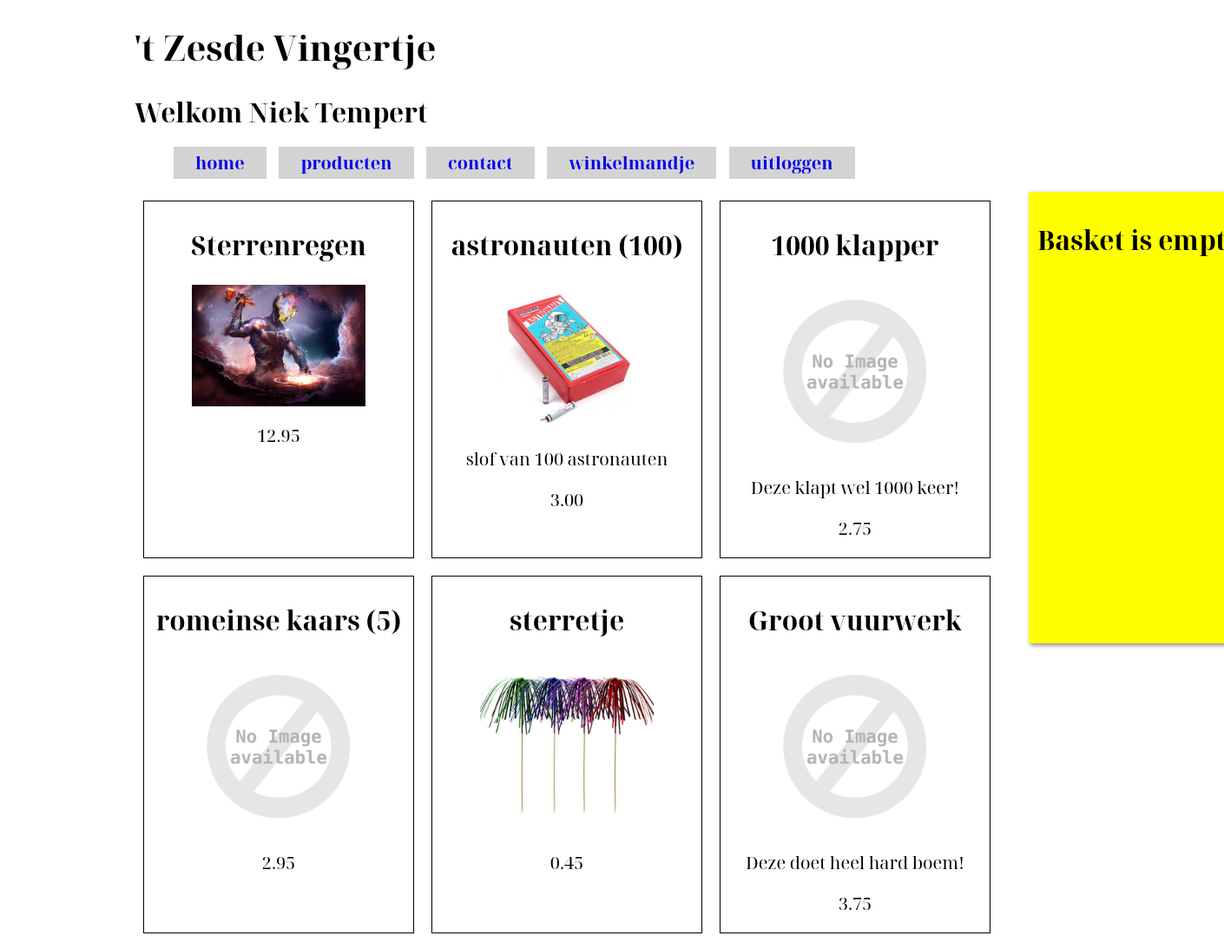
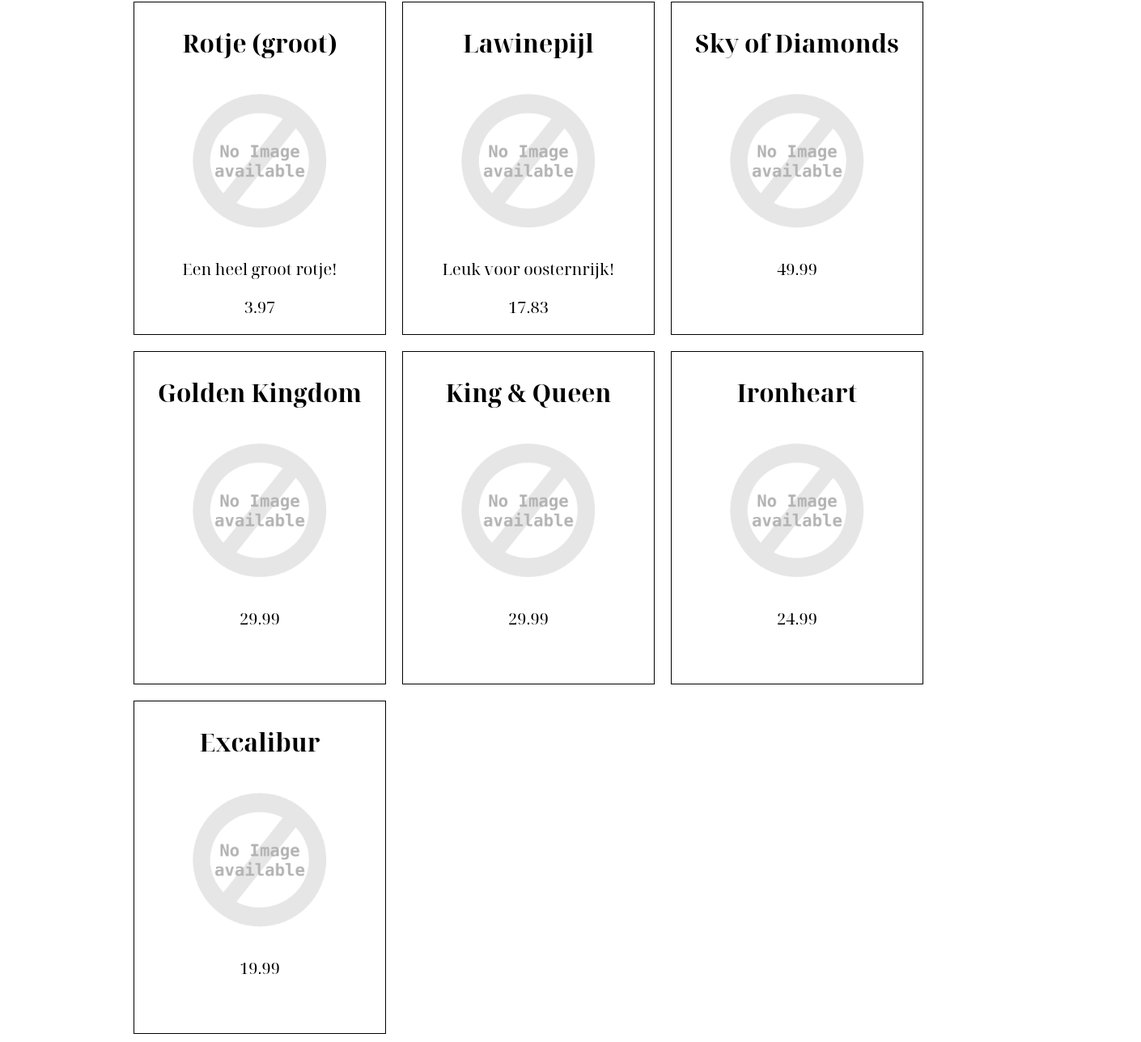
The page /products.php (signed in) on the database its author committed (2 pictures, top to bottom).
### tables this page shows
CREATE TABLE `artikel` (
  `artikelnummer` int(11) NOT NULL,
  `naam` varchar(50) NOT NULL,
  `omschrijving` varchar(250) DEFAULT NULL,
  `prijs` float NOT NULL,
  `deleted` tinyint(1) NOT NULL DEFAULT '0',
  `plaatje` varchar(100) DEFAULT NULL COMMENT 'Plaatje van dit soort vuurwerk'
);

### common/fireworks.php (the view, shortened to what this page needs)
<?php
require_once "database.php";
?>
<?php
function print_products($user_id = null)
{
	global $database;
	$sql = "SELECT artikelnummer, naam, omschrijving, ROUND(prijs,2) as prijs, plaatje FROM artikel";
	try
	{
		$stmt = $database->prepare($sql);
		if ($stmt->execute())
		{
			while (($record = $stmt->fetch(PDO::FETCH_ASSOC))!=null)
			{
				print_product_div($record, $user_id);
			}
		}
		else
		{
			echo "Database refuses to supply fireworks data.";
		}
	}
	catch (Exception $ex)
	{
		echo "Failed to read fireworks : ".$ex->getMessage();
	}
}
?>
<?php
function print_product_div($record, $user_id)
{
?>
	<div class="product" onclick="on_add_basket(<?=$record["artikelnummer"]?>, 1)">
		<h2><?=$record["naam"]?></h2>
<?php
	if ($record["plaatje"]!=null)
	{
?>
		<img src="images/<?=$record["plaatje"]?>" />
<?php
	}
	else
	{
?>
		<img src="images/no_image.png" />
<?php
	}
?>
		<p><?=$record['omschrijving']?></p>
		<span class="price"><?=$record["prijs"]?></span>
	</div>
<?php
}
?>

### products.php (shortened to what this page needs)
<?php
include "common/fireworks.php";
include "common/basket.php";
?>
	<div id="basket">
<?php
	print_basket();
?>
	</div>
<?php
print_products();
?>
</body>
</html>

### common/basket.php (shortened to what this page needs)
<?php
function print_basket()
{
	if (array_key_exists("basket", $_SESSION))
	{
		$content = false;
		foreach ($_SESSION["basket"] as $product)
		{
			$content = true;
			print_edit_basket($product['id'], $product['number']);
		}
		if ($content==false)
		{
?>
	<h2>Basket is empty</h2>
<?php
		}
	}
	else
	{
?>
	<h2>Basket is empty</h2>
<?php
	}
}
?>

### styles/style.css (style rules this page uses)
html { font-family: 'Noto Serif Display', serif; }
@media only screen and (min-width: 1000px) { body { width: 1100px; font-size: 15pt; margin-left: auto; margin-right: auto; } }
div#nav ul li { display: inline; padding: 5px; padding-left: 25px; padding-right: 25px; margin: 5px; background-color: lightgray; transition: 0.5s; }
div#nav ul li a { text-decoration: none; font-weight: bold; }
div.product { border: 1px solid black; width: 300px; height: 400px; text-align: center; margin: 10px; padding: 5px; float: left; transition: 0.5s; }
div.product img { display: block; margin-left: auto; margin-right: auto; width: 200px; }
div#basket { float: right; width: 300px; height: 500px; margin-right: -250px; padding: 10px; background-color: yellow; box-shadow: 2px 2px 5px gray; overflow-y: auto; }

### rows shown on the page
artikel: naam "Sterrenregen", plaatje (picture), prijs "12.95"
artikel: naam "astronauten (100)", plaatje (picture), omschrijving "slof van 100 astronauten", prijs "3.00"
artikel: naam "1000 klapper", omschrijving "Deze klapt wel 1000 keer!", prijs "2.75"
artikel: naam "romeinse kaars (5)", prijs "2.95"
artikel: naam "sterretje", plaatje (picture), prijs "0.45"
artikel: naam "Groot vuurwerk", omschrijving "Deze doet heel hard boem!", prijs "3.75"
artikel: naam "Rotje (groot)", omschrijving "Een heel groot rotje!", prijs "3.97"
artikel: naam "Lawinepijl", omschrijving "Leuk voor oosternrijk!", prijs "17.83"
artikel: naam "Sky of Diamonds", prijs "49.99"
artikel: naam "Golden Kingdom", prijs "29.99"
artikel: naam "King & Queen", prijs "29.99"
artikel: naam "Ironheart", prijs "24.99"
artikel: naam "Excalibur", prijs "19.99"
